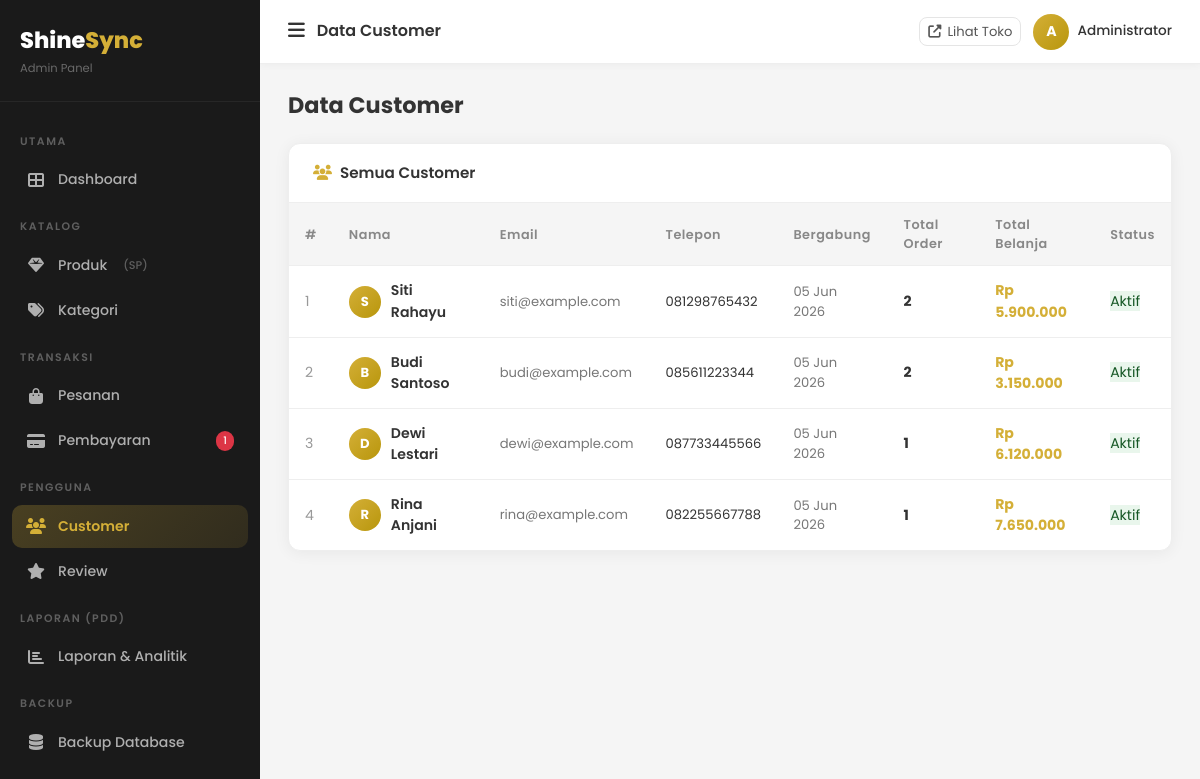
The app's page /admin/customers (signed in), older data.
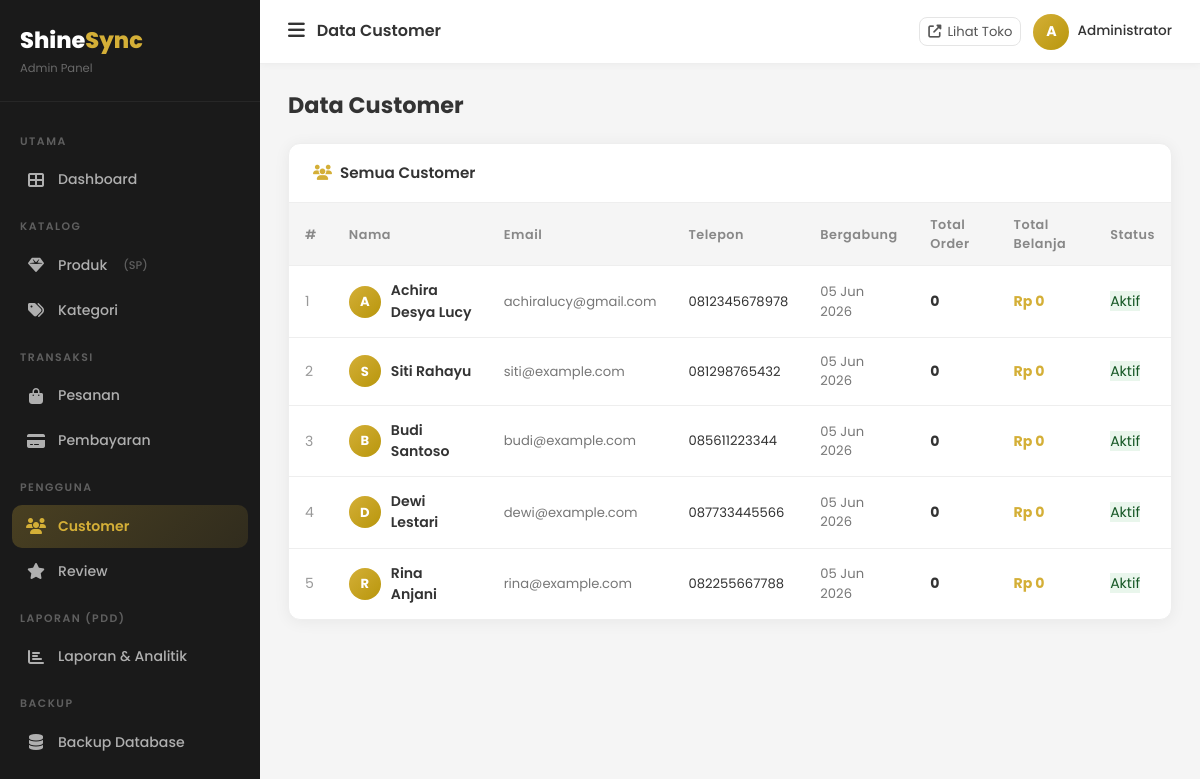
The same page, newer data.
### tables this page shows
CREATE TABLE `users` (
  `id` int UNSIGNED NOT NULL,
  `name` varchar(100) NOT NULL,
  `email` varchar(150) NOT NULL,
  `password` varchar(255) NOT NULL,
  `phone` varchar(20) DEFAULT NULL,
  `address` text,
  `avatar` varchar(255) DEFAULT 'default.png',
  `role` enum('admin','customer') NOT NULL DEFAULT 'customer',
  `is_active` tinyint(1) NOT NULL DEFAULT '1',
  `created_at` timestamp NULL DEFAULT CURRENT_TIMESTAMP,
  `updated_at` timestamp NULL DEFAULT CURRENT_TIMESTAMP ON UPDATE CURRENT_TIMESTAMP
);

### app/core/Controller.php (called while the page is built, shortened)
<?php
class Controller
{
    protected function view(string $viewPath, array $data = []): void
    {
        extract($data);
        $file = __DIR__ . '/../views/' . $viewPath . '.php';
        require $file;
    }
}

### app/controllers/DashboardController.php (called while the page is built, shortened)
<?php
class DashboardController extends Controller
{
    public function customers(): void
    {
        $customers = (new User())->getAllCustomers();
        $this->view('admin/customers/index', compact('customers', 'pageTitle'));
    }
}

### app/core/Database.php (called while the page is built, shortened)
<?php
class Database
{
    private static ?Database $instance = null;
    private mysqli $conn;
    private function __construct()
    {
        $this->conn = new mysqli(DB_HOST, DB_USER, DB_PASS, DB_NAME, DB_PORT);
        $this->conn->set_charset(DB_CHARSET);
    }
    public static function getInstance(): Database
    {
        if (self::$instance === null) {
            self::$instance = new self();
        }
        return self::$instance;
    }
    public function query(string $sql, array $params = []): array
    {
        if (empty($params)) {
            $result = $this->conn->query($sql);
            return $result->fetch_all(MYSQLI_ASSOC) ?: [];
        }
        $stmt = $this->prepare($sql, $params);
        $stmt->execute();
        $result = $stmt->get_result();
        return $result ? $result->fetch_all(MYSQLI_ASSOC) : [];
    }
    public function queryOne(string $sql, array $params = []): ?array
    {
        $rows = $this->query($sql, $params);
        return $rows[0] ?? null;
    }
}

### app/core/Model.php (called while the page is built, shortened)
<?php
class Model
{
    public function __construct()
    {
        $this->db = Database::getInstance();
    }
}

### app/models/Payment.php (called while the page is built, shortened)
<?php
class Payment extends Model
{
    public function getPendingCount(): int
    {
        $row = $this->db->queryOne(
            "SELECT COUNT(*) AS total FROM payments WHERE status='pending' AND proof_image IS NOT NULL"
        );
        return (int)($row['total'] ?? 0);
    }
}

### app/models/User.php (called while the page is built, shortened)
<?php
class User extends Model
{
    public function getAllCustomers(): array
    {
        return $this->db->query(
            "SELECT u.*, COUNT(DISTINCT o.id) AS total_orders, COALESCE(SUM(o.grand_total),0) AS total_spent
             FROM users u
             LEFT JOIN orders o ON u.id = o.user_id AND o.status != 'cancelled'
             WHERE u.role = 'customer'
             GROUP BY u.id
             ORDER BY u.created_at DESC"
        );
    }
}

### app/views/admin/customers/index.php (the view, shortened to what the changed rows need)
<?php
include __DIR__ . '/../../layouts/admin_header.php';
?>
<div class="admin-page-header"><h2>Data Customer</h2></div>
<div class="admin-card">
  <div style="overflow-x:auto;">
    <table class="admin-table">
      <thead><tr><th>#</th><th>Nama</th><th>Email</th><th>Telepon</th><th>Bergabung</th><th>Total Order</th><th>Total Belanja</th><th>Status</th></tr></thead>
      <tbody>
        <?php if(empty($customers)): ?>
        <tr><td colspan="8" style="text-align:center;padding:40px;color:#999;">Belum ada customer.</td></tr>
        <?php else: foreach($customers as $i=>$c): ?>
        <tr>
          <td style="color:#999;"><?= $i+1 ?></td>
          <td>
            <div style="display:flex;align-items:center;gap:10px;">
              <div style="width:32px;height:32px;border-radius:50%;background:linear-gradient(135deg,#D4AF37,#B8960C);display:flex;align-items:center;justify-content:center;color:#fff;font-weight:700;font-size:.82rem;flex-shrink:0;">
                <?= strtoupper(substr($c['name'],0,1)) ?>
              </div>
              <span style="font-weight:600;font-size:.88rem;"><?= htmlspecialchars($c['name']) ?></span>
            </div>
          </td>
          <td style="font-size:.82rem;color:#777;"><?= htmlspecialchars($c['email']) ?></td>
          <td style="font-size:.82rem;"><?= htmlspecialchars($c['phone']??'-') ?></td>
          <td style="font-size:.82rem;color:#777;"><?= date('d M Y',strtotime($c['created_at'])) ?></td>
          <td style="font-weight:700;"><?= $c['total_orders'] ?></td>
          <td style="font-weight:700;color:#D4AF37;">Rp <?= number_format($c['total_spent'],0,',','.') ?></td>
          <td><span class="status-badge" style="<?= $c['is_active']?'background:rgba(40,167,69,.1);color:#155724;':'background:rgba(220,53,69,.1);color:#721c24;' ?>"><?= $c['is_active']?'Aktif':'Nonaktif' ?></span></td>
        </tr>
        <?php endforeach; endif; ?>
      </tbody>
    </table>
  </div>
</div>
<?php include __DIR__ . '/../../layouts/admin_footer.php'; ?>

### app/views/layouts/admin_header.php (shortened to what the changed rows need)
<?php
$currentUri = trim(parse_url($_SERVER['REQUEST_URI'], PHP_URL_PATH), '/');
$baseUri = trim(parse_url(APP_URL, PHP_URL_PATH), '/');
$currentUri = $baseUri ? ltrim(substr($currentUri, strlen($baseUri)), '/') : $currentUri;
$parts = explode('/', $currentUri);
$segment1 = $parts[1] ?? '';
function adminNavActive(string $segment, string $current): string {
    return str_starts_with($current, $segment) ? 'active' : '';
}
?>
<!DOCTYPE html>
<html lang="id">
<head>
  <link rel="stylesheet" href="https://cdn.jsdelivr.net/npm/bootstrap@5.3.2/dist/css/bootstrap.min.css">
  <link rel="stylesheet" href="https://cdnjs.cloudflare.com/ajax/libs/font-awesome/6.5.0/css/all.min.css">
  <link rel="stylesheet" href="<?= APP_URL ?>/public/css/admin.css">
</head>
<body>
<aside class="admin-sidebar" id="admin-sidebar">
  <nav class="sidebar-menu">
    <a href="<?= APP_URL ?>/admin/payments" class="sidebar-link <?= adminNavActive('payments', $segment1) ?>">
      <i class="fas fa-credit-card"></i> Pembayaran
      <?php
      $pendingCount = (new Payment())->getPendingCount();
      if ($pendingCount > 0): ?>
      <span class="badge-pill"><?= $pendingCount ?></span>
      <?php endif; ?>
    </a>
  </nav>
</aside>
<div class="admin-main">
  <div class="admin-content">

Row changes from the older to the newer data that the page shows:
removed users: name "S", name "Siti Rahayu", email "siti@example.com", phone "081298765432", created_at "05 Jun 2026", total_orders "2", total_spent "5.900.000", is_active "Aktif"
removed users: name "B", name "Budi Santoso", email "budi@example.com", phone "085611223344", created_at "05 Jun 2026", total_orders "2", total_spent "3.150.000", is_active "Aktif"
removed users: name "D", name "Dewi Lestari", email "dewi@example.com", phone "087733445566", created_at "05 Jun 2026", total_orders "1", total_spent "6.120.000", is_active "Aktif"
removed users: name "R", name "Rina Anjani", email "rina@example.com", phone "082255667788", created_at "05 Jun 2026", total_orders "1", total_spent "7.650.000", is_active "Aktif"
added users: name "A", name "Achira Desya Lucy", email "achiralucy@gmail.com", phone "0812345678978", created_at "05 Jun 2026", total_orders "0", total_spent "0", is_active "Aktif"
added users: name "S", name "Siti Rahayu", email "siti@example.com", phone "081298765432", created_at "05 Jun 2026", total_orders "0", total_spent "0", is_active "Aktif"
added users: name "B", name "Budi Santoso", email "budi@example.com", phone "085611223344", created_at "05 Jun 2026", total_orders "0", total_spent "0", is_active "Aktif"
added users: name "D", name "Dewi Lestari", email "dewi@example.com", phone "087733445566", created_at "05 Jun 2026", total_orders "0", total_spent "0", is_active "Aktif"
added users: name "R", name "Rina Anjani", email "rina@example.com", phone "082255667788", created_at "05 Jun 2026", total_orders "0", total_spent "0", is_active "Aktif"
Text that changed along with them:
$pendingCount: "1" → (not shown)
